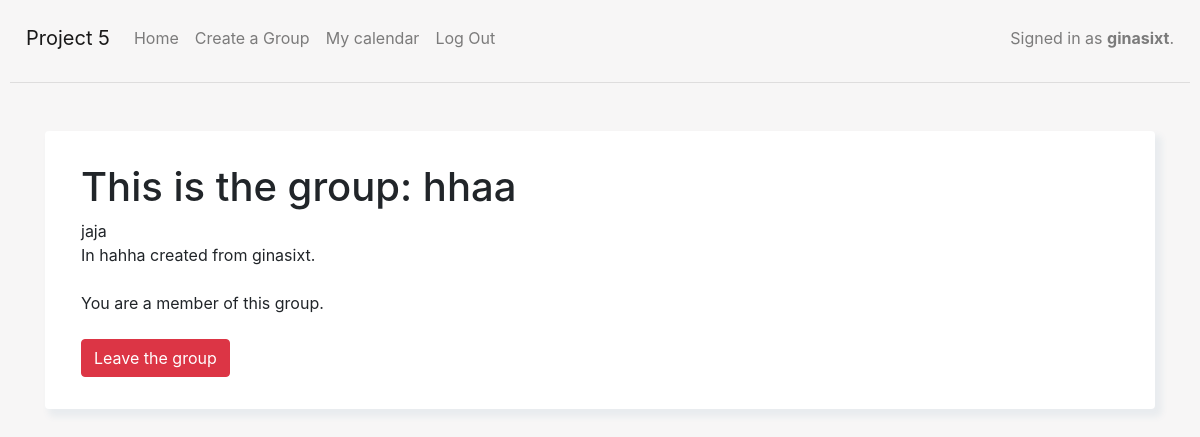
The page /group_detail/1/ (signed in) on the database its author committed.
### capstone/models.py (models this page shows, shortened)
class Group(models.Model):
    name = models.CharField(max_length=200)
    description = models.CharField(max_length=200)
    location = models.CharField(max_length=200)
    activity = models.ForeignKey(Activity, on_delete=models.CASCADE, default=None)
    time_and_date = models.DateTimeField(default=None)
    users = models.ManyToManyField(User)
    creator = models.ForeignKey(User, on_delete=models.CASCADE, default=None, related_name='creator')
    recurring = models.BooleanField(default=False)

### capstone/views.py (the view)
# urls.py: path("group_detail/<int:group_id>/", views.group_detail, name="group_detail"),
def group_detail(request, group_id):
    group = Group.objects.get(id=group_id)
    return render(request, 'capstone/group_detail.html', {'group': group})

### capstone/templates/capstone/group_detail.html (shortened to what this page needs)
{% extends "capstone/layout.html" %}
{% block body %}
{% load static %}
<div class="container mt-5">
    <div class="card p-3 mt-2">
        <div class="untereBox">
        <h1>This is the group: {{ group.name }}</h1>
        {{ group.description }} <br>
        In {{ group.location }} created from {{ group.creator }}. <br>
        <br>
        {% if request.user.is_authenticated and request.user in group.users.all %}
            You are a member of this group.
            <br> <br>
            <a href="{% url 'leave_group' group.id %}" class="btn btn-danger">Leave the group</a>
        {% endif %}
        </div>
    </div>
</div>
{% endblock %}

### capstone/templates/capstone/layout.html (shortened to what this page needs)
{% load static %}
<!DOCTYPE html>
<html lang="en">
<head>
    <link href="https://cdnjs.cloudflare.com/ajax/libs/twitter-bootstrap/4.5.0/css/bootstrap.min.css" rel="stylesheet">
    <link href="{% static 'capstone/styles.css' %}" rel="stylesheet">
</head>
<body>
  <nav class="navbar navbar-expand-sm navbar-light">
    <a class="navbar-brand" href="#">Project 5</a>
    <div class="collapse navbar-collapse" id="navbarNavDropdown">
            <ul class="navbar-nav mr-auto">
                    <li class="nav-item">
                        <a class="nav-link" href="{% url 'index' %}">Home
                        </a>
                    </li>
                {% if user.is_authenticated %}
                    <li class="nav-item">
                        <a class="nav-link" href="{% url 'create_group_page' %}">Create a Group</a>
                    </li>
                    <li class="nav-item">
                        <a class="nav-link" href="{% url 'calendar_view' %}">My calendar</a>
                    </li>
                    <li class="nav-item">
                        <a class="nav-link" href="{% url 'logout' %}">Log Out</a>
                    </li>
                {% endif %}
            </ul>
            <span class="navbar-text">
                {% if user.is_authenticated %}
                    Signed in as <strong>{{ user.username }}</strong>.
                {% else %}
                    Not signed in.
                {% endif %}
                </span>
    </div>
</nav>
  <hr>
  {% block body %}
  {% endblock %}

### capstone/static/capstone/styles.css (style rules this page uses)
body { padding: 10px; background-color: #f7f6f6; }
.untereBox { padding: 16px; padding-right: 20px; padding-left: 20px; }
.card { border: none; box-shadow: 5px 6px 6px 2px #e9ecef; border-radius: 4px; }

### rows shown on the page
Group: name "hhaa", description "jaja", location "hahha", creator "ginasixt"

### other values the page prints
{{ user.username }} "ginasixt"
